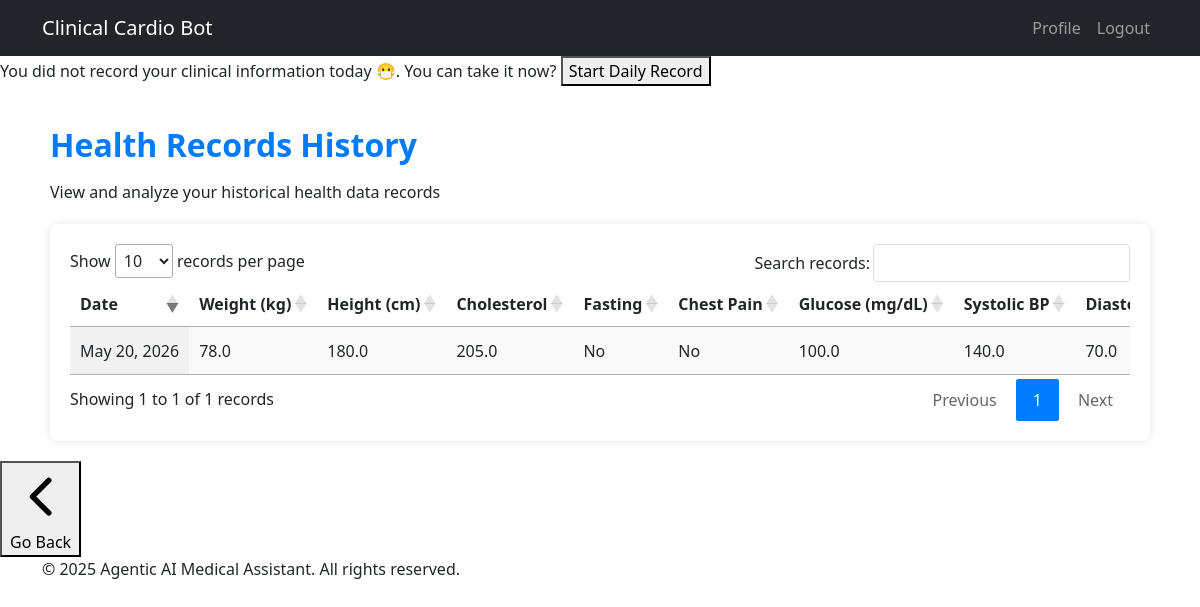
Before: /chatbot/history/ (signed in) with the older database file.
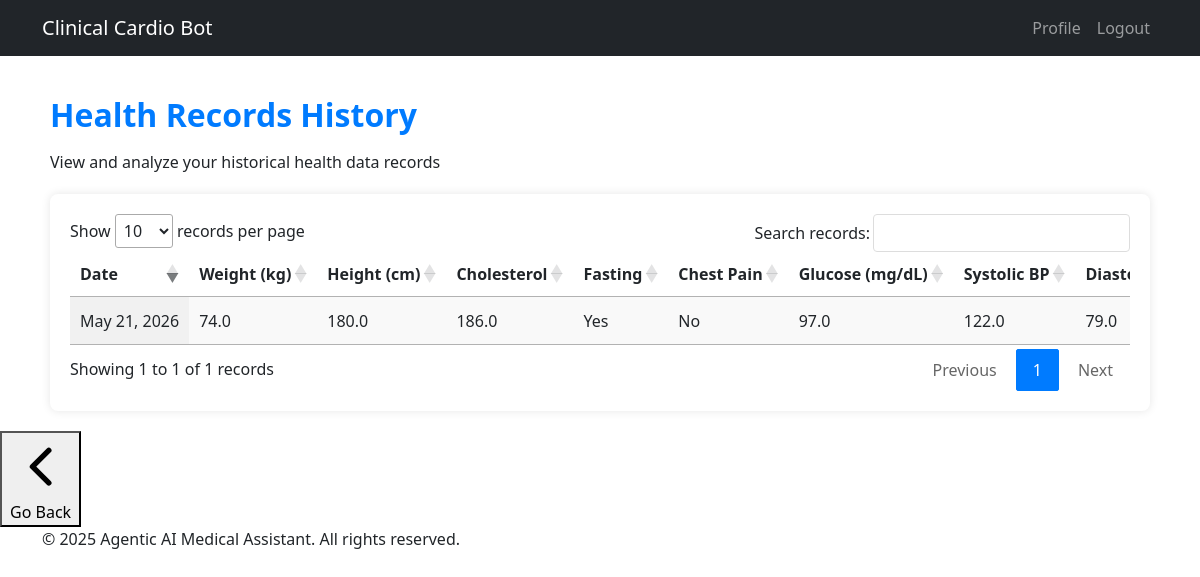
After: the same page with the newer database file.
### chatbot/models.py (models this page shows, shortened)
class Clinical_Record(models.Model):
    patient             = models.ForeignKey(Patient, on_delete=models.CASCADE, related_name='dayly_data')
    weight              = models.FloatField(null=True, blank=True)
    height              = models.FloatField(null=True, blank=True)
    cholestrol_total    = models.FloatField(null=True, blank=True)
    fasting             = models.BooleanField(null= True, blank=True)
    chest_pain          = models.BooleanField(null= True, blank=True)
    glucose_level       = models.FloatField(null=True, blank=True)
    systolic_bp         = models.FloatField(null=True, blank=True)
    diastolic_bp        = models.FloatField(null=True, blank=True)
    removed_teeth       = models.SmallIntegerField(null=True, blank=True)
    created_at      = models.DateTimeField(auto_now_add=True)

### chatbot/views.py (the view)
# urls.py: path("history/", recordsHistory, name="records_history"),
def recordsHistory(request):
    patient = request.user
    today = timezone.now().date()
    has_record_today = Clinical_Record.objects.filter(
            patient=patient, created_at__date=today
        ).exists()
    try:
        clinical_records = Clinical_Record.objects.filter(patient=patient)
        context = {
            'patient': patient,
            'clinical_records': clinical_records,
            'record':has_record_today,
        }
        return render(request, 'chatbot/records_history.html', context)
    except ObjectDoesNotExist:
        return render(request, 'chatbot/Welcome.html')

### chatbot/templates/chatbot/records_history.html (shortened to what this page needs)
{% extends "accounts/base.html" %}
{% load static %}
{% block header %}
<link rel="stylesheet" type="text/css" href="https://cdn.datatables.net/1.11.5/css/jquery.dataTables.css">
<link rel="stylesheet" type="text/css" href="https://cdn.datatables.net/responsive/2.2.9/css/responsive.dataTables.min.css">
{% endblock %}
{% block content %}
{% if not record %}
<div id="notification" class="notification">
  <span
    >You did not record your clinical information today 😷. You can take it
    now?</span
  >
  <button
    onclick="document.location='/chatbot/HVRChat'"
    id="startRecordBtn"
    class="btn-primary"
  >
    Start Daily Record
  </button>
</div>
{% endif%}
<div class="container records-container">
    <div class="table-header">
        <h1 class="parameter-heading">Health Records History</h1>
        <p>View and analyze your historical health data records</p>
    </div>
    <div class="table-container">
        {% if clinical_records %}
        <div class="table-responsive">
            <table id="recordsTable" class="display responsive nowrap" style="width:100%">
                <thead>
                    <tr>
                        <th>Date</th>
                        <th>Weight (kg)</th>
                        <th>Height (cm)</th>
                        <th>Cholesterol</th>
                        <th>Fasting</th>
                        <th>Chest Pain</th>
                        <th>Glucose (mg/dL)</th>
                        <th>Systolic BP</th>
                        <th>Diastolic BP</th>
                    </tr>
                </thead>
                <tbody>
                    {% for record in clinical_records %}
                    <tr>
                        <td data-sort="{{ record.created_at|date:'Y-m-d' }}">{{ record.created_at|date:"M d, Y" }}</td>
                        <td>{{ record.weight|default:"-" }}</td>
                        <td>{{ record.height|default:"-" }}</td>
                        <td>{{ record.cholestrol_total|default:"-" }}</td>
                        <td>{% if record.fasting %}Yes{% else %}No{% endif %}</td>
                        <td>{% if record.chest_pain %}Yes{% else %}No{% endif %}</td>
                        <td>{{ record.glucose_level|default:"-" }}</td>
                        <td>{{ record.systolic_bp|default:"-" }}</td>
                        <td>{{ record.diastolic_bp|default:"-" }}</td>
                    </tr>
                    {% endfor %}
                </tbody>
            </table>
        </div>
        {% else %}
        <div class="no-records">
            <p>No health records found. Start tracking your health parameters to see your history here.</p>
            <a href="{% url 'HVRchat' %}" class="btn btn-primary">Record New Data</a>
        </div>
        {% endif %}
    </div>
</div>
{% endblock %}

### accounts/templates/accounts/base.html (shortened to what this page needs)
{% load static %}
<!DOCTYPE html>
<html lang="en">
<head>
    <link href="https://cdn.jsdelivr.net/npm/bootstrap@5.3.3/dist/css/bootstrap.min.css" rel="stylesheet" />
    <link rel="stylesheet" href="https://cdnjs.cloudflare.com/ajax/libs/font-awesome/6.7.2/css/all.min.css" />
    {% block header %}{% endblock header %}
</head>
<body>
    <nav class="navbar navbar-expand-lg navbar-dark bg-dark">
        <div class="container">
            <a class="navbar-brand" href="{% url 'main' %}">Clinical Cardio Bot</a>
            <div class="collapse navbar-collapse" id="navbarNav">
                <ul class="navbar-nav ms-auto">
                    {% if user.is_authenticated %}
                    <li class="nav-item">
                        <a class="nav-link" href="{% url 'profile' %}" aria-current="page">Profile</a>
                    </li>
                    <li class="nav-item">
                        <button class="btn btn-outline-danger nav-link" id="logout-button">
                            Logout
                        </button>
                    </li>
                    {% endif %}
                </ul>
            </div>
        </div>
    </nav>
    {% block content %} {% endblock %}
<button class="go-back-btn" onclick="history.back()">
  <svg class="go-back-icon" viewBox="0 0 24 24">
    <path d="M15 18l-6-6 6-6" stroke="currentColor" stroke-width="2" fill="none" stroke-linecap="round" stroke-linejoin="round"/>
  </svg>
  Go Back
</button>
    <div class="footer">
        <div class="container">
            <p>&copy; 2025 Agentic AI Medical Assistant. All rights reserved.</p>
        </div>
    </div>
</body>
</html>

### chatbot/templates/chatbot/records_history.html (style rules this page uses)
.records-container { padding: 20px; margin-top: 20px; }
.table-header { margin-bottom: 20px; }
.table-container { background-color: #fff; border-radius: 8px; box-shadow: 0 0 10px rgba(0,0,0,0.1); padding: 20px; }
.table-responsive { overflow-x: auto; }
.parameter-heading { color: #007bff; font-size: 2rem; font-weight: 600; margin-bottom: 1rem; }

Changed rows visible on the page:
removed Clinical_Record: created_at "May 20, 2026", weight "78.0", height "180.0", cholestrol_total "205.0", fasting "No", chest_pain "No", glucose_level "100.0", systolic_bp "140.0", diastolic_bp "70.0"
added Clinical_Record: created_at "May 21, 2026", weight "74.0", height "180.0", cholestrol_total "186.0", fasting "Yes", chest_pain "No", glucose_level "97.0", systolic_bp "122.0", diastolic_bp "79.0"
Other visible differences:
text no longer shown: "You did not record your clinical information today 😷. You can take it now? Start Daily Record"
